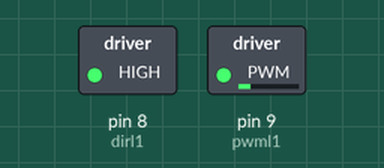
Simulated run of this sketch. Board: Arduino Uno, built with avr-gcc and run on an emulated ATmega328P. On the bench: switched loads named in the sketch (green lamp = pin HIGH). What the sketch prints to the serial monitor is not drawn.

Above: at 0.1 s.
Timing chart, 0 to 1.6 s (numbered marks = the images above):
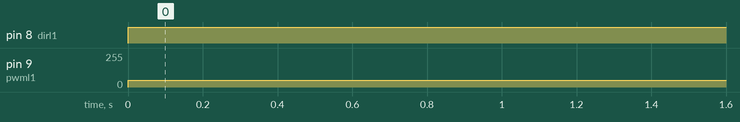

Measured:
- by itself, pin 8 (dirl1): LOW → HIGH at 0.00 s
- by itself, pin 9 (pwml1): 0/255 → 50/255 at 0.00 s

The sketch:

motor_trail.ino
```cpp
# define dirl1 8

# define pwml1 9

void setup() {

  Serial.begin(9600);
  pinMode(dirl1, OUTPUT);
  pinMode(pwml1, OUTPUT);
}

int speedy = 50;
int speedn = 0;

void loop() {

  if(Serial.available()>=0){

    digitalWrite(dirl1, HIGH);
    analogWrite(pwml1, speedy);
    delay(500);

    Serial.print("Motors are running with a speed of : ");
    Serial.print(speedy);
    Serial.println(" pwm");

    /*
    char a = Serial.read();

    if(a == '8'){
      forward();
      delay(2000);
    }
    else if(a == '2'){
      reverse();
      delay(2000);
    }
    else if(a == '4'){
      left();
      delay(2000);
    }
    else if(a == '6'){
      right();
      delay(2000);
    }
    */
  }
}

/*
void forward() {
    digitalWrite(dirr1, HIGH);
    digitalWrite(dirr2, HIGH);
    digitalWrite(dirl1, HIGH);
    digitalWrite(dirl2, HIGH);
    analogWrite(pwmr1, speed);
    analogWrite(pwmr2, speed);
    analogWrite(pwml1, speed);
    analogWrite(pwml1, speed);
    Serial.println("FORWARD");
}

void reverse() {
    digitalWrite(dirr1, LOW);
    digitalWrite(dirr2, LOW);
    digitalWrite(dirl1, LOW);
    digitalWrite(dirl2, LOW);
    analogWrite(pwmr1, speed);
    analogWrite(pwmr2, speed);
    analogWrite(pwml1, speed);
    analogWrite(pwml1, speed);
    Serial.println("REVERSE");
}

void left() {
    digitalWrite(dirr1, HIGH);
    digitalWrite(dirr2, HIGH);
    digitalWrite(dirl1, LOW);
    digitalWrite(dirl2, LOW);
    analogWrite(pwmr1, speed);
    analogWrite(pwmr2, speed);
    analogWrite(pwml1, speed);
    analogWrite(pwml1, speed);
    Serial.println("LEFT");
}

void right() {
    digitalWrite(dirr1, HIGH);
    digitalWrite(dirr2, HIGH);
    digitalWrite(dirl1, LOW);
    digitalWrite(dirl2, LOW);
    analogWrite(pwmr1, speed);
    analogWrite(pwmr2, speed);
    analogWrite(pwml1, speed);
    analogWrite(pwml1, speed);
    Serial.println("RIGHT");
}
*/
```
